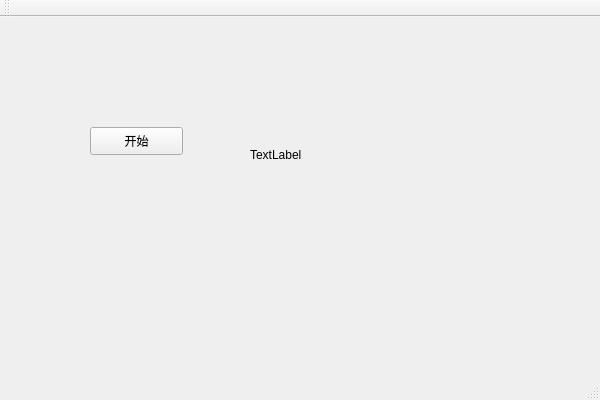
<?xml version="1.0" encoding="UTF-8"?>
<ui version="4.0">
 <class>MyPublicQtToolsClass</class>
 <widget class="QMainWindow" name="MyPublicQtToolsClass">
  <property name="geometry">
   <rect>
    <x>0</x>
    <y>0</y>
    <width>600</width>
    <height>400</height>
   </rect>
  </property>
  <property name="windowTitle">
   <string>MyPublicQtTools</string>
  </property>
  <widget class="QWidget" name="centralWidget">
   <widget class="QPushButton" name="loopbutton">
    <property name="geometry">
     <rect>
      <x>90</x>
      <y>110</y>
      <width>93</width>
      <height>28</height>
     </rect>
    </property>
    <property name="text">
     <string>开始</string>
    </property>
   </widget>
   <widget class="QLabel" name="curtime">
    <property name="geometry">
     <rect>
      <x>250</x>
      <y>130</y>
      <width>72</width>
      <height>15</height>
     </rect>
    </property>
    <property name="text">
     <string>TextLabel</string>
    </property>
   </widget>
  </widget>
  <widget class="QMenuBar" name="menuBar">
   <property name="geometry">
    <rect>
     <x>0</x>
     <y>0</y>
     <width>600</width>
     <height>26</height>
    </rect>
   </property>
  </widget>
  <widget class="QToolBar" name="mainToolBar">
   <attribute name="toolBarArea">
    <enum>TopToolBarArea</enum>
   </attribute>
   <attribute name="toolBarBreak">
    <bool>false</bool>
   </attribute>
  </widget>
  <widget class="QStatusBar" name="statusBar"/>
 </widget>
 <layoutdefault spacing="6" margin="11"/>
 <resources>
  <include location="MyPublicQtTools.qrc"/>
 </resources>
 <connections/>
</ui>
